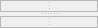
                        <widget class="QWidget" name="page_shap1">
                         <property name="geometry">
                          <rect>
                           <x>0</x>
                           <y>0</y>
                           <width>98</width>
                           <height>28</height>
                          </rect>
                         </property>
                         <attribute name="label">
                          <string>SHAP Beeswarm, Heatmap, Scatter</string>
                         </attribute>
                         <layout class="QVBoxLayout" name="verticalLayout_36">
                          <property name="spacing">
                           <number>0</number>
                          </property>
                          <property name="leftMargin">
                           <number>0</number>
                          </property>
                          <property name="topMargin">
                           <number>0</number>
                          </property>
                          <property name="rightMargin">
                           <number>0</number>
                          </property>
                          <property name="bottomMargin">
                           <number>0</number>
                          </property>
                          <item>
                           <widget class="QSplitter" name="splitter_page_shap1_v">
                            <property name="orientation">
                             <enum>Qt::Vertical</enum>
                            </property>
                            <widget class="QFrame" name="frame_shapley_1">
                             <property name="sizePolicy">
                              <sizepolicy hsizetype="Expanding" vsizetype="Expanding">
                               <horstretch>0</horstretch>
                               <verstretch>0</verstretch>
                              </sizepolicy>
                             </property>
                             <property name="minimumSize">
                              <size>
                               <width>0</width>
                               <height>0</height>
                              </size>
                             </property>
                             <property name="baseSize">
                              <size>
                               <width>0</width>
                               <height>800</height>
                              </size>
                             </property>
                             <property name="frameShape">
                              <enum>QFrame::StyledPanel</enum>
                             </property>
                             <property name="frameShadow">
                              <enum>QFrame::Raised</enum>
                             </property>
                             <layout class="QHBoxLayout" name="horizontalLayout_35">
                              <property name="spacing">
                               <number>0</number>
                              </property>
                              <property name="leftMargin">
                               <number>0</number>
                              </property>
                              <property name="topMargin">
                               <number>0</number>
                              </property>
                              <property name="rightMargin">
                               <number>0</number>
                              </property>
                              <property name="bottomMargin">
                               <number>0</number>
                              </property>
                              <item>
                               <widget class="QSplitter" name="splitter_frame_shapley_1_h">
                                <property name="orientation">
                                 <enum>Qt::Horizontal</enum>
                                </property>
                                <widget class="MplWidget" name="shap_beeswarm" native="true">
                                 <property name="sizePolicy">
                                  <sizepolicy hsizetype="Expanding" vsizetype="Expanding">
                                   <horstretch>0</horstretch>
                                   <verstretch>0</verstretch>
                                  </sizepolicy>
                                 </property>
                                 <property name="minimumSize">
                                  <size>
                                   <width>0</width>
                                   <height>0</height>
                                  </size>
                                 </property>
                                </widget>
                                <widget class="MplWidget" name="shap_means" native="true">
                                 <property name="sizePolicy">
                                  <sizepolicy hsizetype="Expanding" vsizetype="Expanding">
                                   <horstretch>0</horstretch>
                                   <verstretch>0</verstretch>
                                  </sizepolicy>
                                 </property>
                                </widget>
                               </widget>
                              </item>
                             </layout>
                            </widget>
                            <widget class="QFrame" name="frame_shapley_2">
                             <property name="sizePolicy">
                              <sizepolicy hsizetype="Expanding" vsizetype="Expanding">
                               <horstretch>0</horstretch>
                               <verstretch>0</verstretch>
                              </sizepolicy>
                             </property>
                             <property name="minimumSize">
                              <size>
                               <width>0</width>
                               <height>0</height>
                              </size>
                             </property>
                             <property name="baseSize">
                              <size>
                               <width>0</width>
                               <height>800</height>
                              </size>
                             </property>
                             <property name="frameShape">
                              <enum>QFrame::StyledPanel</enum>
                             </property>
                             <property name="frameShadow">
                              <enum>QFrame::Raised</enum>
                             </property>
                             <layout class="QHBoxLayout" name="horizontalLayout_36">
                              <property name="spacing">
                               <number>0</number>
                              </property>
                              <property name="leftMargin">
                               <number>0</number>
                              </property>
                              <property name="topMargin">
                               <number>0</number>
                              </property>
                              <property name="rightMargin">
                               <number>0</number>
                              </property>
                              <property name="bottomMargin">
                               <number>0</number>
                              </property>
                              <item>
                               <widget class="QSplitter" name="splitter_frame_shapley_2_h">
                                <property name="sizePolicy">
                                 <sizepolicy hsizetype="Expanding" vsizetype="Expanding">
                                  <horstretch>0</horstretch>
                                  <verstretch>0</verstretch>
                                 </sizepolicy>
                                </property>
                                <property name="orientation">
                                 <enum>Qt::Horizontal</enum>
                                </property>
                                <widget class="MplWidget" name="shap_heatmap" native="true">
                                 <property name="sizePolicy">
                                  <sizepolicy hsizetype="Expanding" vsizetype="Expanding">
                                   <horstretch>0</horstretch>
                                   <verstretch>0</verstretch>
                                  </sizepolicy>
                                 </property>
                                 <property name="minimumSize">
                                  <size>
                                   <width>0</width>
                                   <height>0</height>
                                  </size>
                                 </property>
                                </widget>
                                <widget class="MplWidget" name="shap_scatter" native="true">
                                 <property name="sizePolicy">
                                  <sizepolicy hsizetype="Expanding" vsizetype="Expanding">
                                   <horstretch>0</horstretch>
                                   <verstretch>0</verstretch>
                                  </sizepolicy>
                                 </property>
                                 <property name="minimumSize">
                                  <size>
                                   <width>0</width>
                                   <height>0</height>
                                  </size>
                                 </property>
                                </widget>
                               </widget>
                              </item>
                             </layout>
                            </widget>
                           </widget>
                          </item>
                         </layout>
                        </widget>
